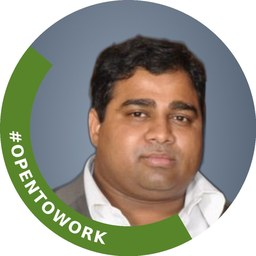
#> input picture assets/photo.jpg, 256 x 256 px
$ python generate-favicon.py --source ../assets/photo.jpg
#> lines starting #> are read from the running program, lines starting #| are printed output that depends on the picture; after the words box and inside, x2 and y2 are one past the last pixel; in counts of white or black regions, pixels touching at a corner belong together
#!/usr/bin/env python3
"""Generate circular favicons from a square LinkedIn profile photo.

Crops to the inner portrait (excluding an Open to Work ring when present),
tightens around the face, masks to a circle, and writes ICO/PNG files with
no EXIF or other metadata. The full-size source is not copied into the repo.

Usage:
  python3 scripts/generate-favicon.py --source /path/to/linkedin-photo.jpg
"""

from __future__ import annotations

import argparse
import math
from pathlib import Path

from PIL import Image, ImageDraw
from PIL.PngImagePlugin import PngInfo


# Slightly tighter than the inner portrait, and a little above center so the
# face fills 16px and 32px icons without clipping the top of the head.
FACE_FRACTION = 0.86
FACE_Y_OFFSET = -0.04


def parse_args() -> argparse.Namespace:
    root = Path(__file__).resolve().parents[1]
    parser = argparse.ArgumentParser(description=__doc__)
    parser.add_argument("--source", required=True, type=Path, help="Square source photo (not committed)")
    parser.add_argument("--outdir", type=Path, default=root / "assets", help="Directory for generated icons")
    return parser.parse_args()


def inner_portrait_radius(image: Image.Image) -> int:
    """Largest radius from the center that stays inside a green banner ring."""
    rgb = image.convert("RGB")
    pixels = rgb.load()
    width, height = rgb.size
    cx, cy = (width - 1) / 2, (height - 1) / 2
    max_r = int(min(cx, cy))

    def ring_green_fraction(radius: int, thickness: int = 3) -> float:
        total = 0
        green = 0
        for y in range(height):
            for x in range(width):
                dist = math.hypot(x - cx, y - cy)
                if abs(dist - radius) <= thickness:
                    total += 1
                    r, g, b = pixels[x, y]
                    if g > r + 20 and g > b + 20 and g > 80:
                        green += 1
        return (green / total) if total else 0.0

    for radius in range(max_r, max(max_r // 2, 1), -1):
        if ring_green_fraction(radius) < 0.02:
            return radius
    return max_r


def face_crop(image: Image.Image) -> Image.Image:
    width, height = image.size
    cx, cy = (width - 1) / 2, (height - 1) / 2
    radius = inner_portrait_radius(image)
    side = int(radius * 2 * FACE_FRACTION)
    offset_y = int(radius * FACE_Y_OFFSET)
    left = int(round(cx - side / 2))
    top = int(round(cy + offset_y - side / 2))
    left = max(0, min(left, width - side))
    top = max(0, min(top, height - side))
    return image.crop((left, top, left + side, top + side))


def apply_circle_mask(image: Image.Image) -> Image.Image:
    image = image.convert("RGBA")
    mask = Image.new("L", image.size, 0)
    # Inset by 1px so the circle edge is fully inside the square.
    ImageDraw.Draw(mask).ellipse((1, 1, image.size[0] - 2, image.size[1] - 2), fill=255)
    image.putalpha(mask)
    return image


def resize(image: Image.Image, size: int) -> Image.Image:
    return image.resize((size, size), Image.Resampling.LANCZOS)


def save_png(image: Image.Image, path: Path) -> None:
    path.parent.mkdir(parents=True, exist_ok=True)
    image.save(path, format="PNG", optimize=True, pnginfo=PngInfo())


def save_ico(image: Image.Image, path: Path, sizes: tuple[int, ...] = (16, 32, 48)) -> None:
    path.parent.mkdir(parents=True, exist_ok=True)
    frames = [resize(image, size) for size in sizes]
    frames[-1].save(
        path,
        format="ICO",
        sizes=[(size, size) for size in sizes],
        append_images=frames[:-1],
    )


def main() -> None:
    args = parse_args()
    source = args.source.expanduser().resolve()
    if not source.is_file():
        raise SystemExit(f"Source photo not found: {source}")
    outdir = args.outdir
    with Image.open(source) as original:
#> original is the input picture: PIL image 256x256 RGB; mean R, G, B 152.7, 151.1, 138.1
        rgb = original.convert("RGB")
        # Copy pixels only so EXIF and other source metadata are not carried over.
        clean = Image.frombytes("RGB", rgb.size, rgb.tobytes())
    icon = apply_circle_mask(face_crop(clean))
#> in face_crop, `radius = inner_portrait_radius(image)`: radius = 95
#> in face_crop, `side = int(radius * 2 * FACE_FRACTION)`: side = 163
#> in face_crop, `offset_y = int(radius * FACE_Y_OFFSET)`: offset_y = -3
#> in face_crop, `left = int(round(cx - side / 2))`: left = 46
#> in face_crop, `top = int(round(cy + offset_y - side / 2))`: top = 43
#> in face_crop, `return image.crop((left, top, left + side, top + side))`:
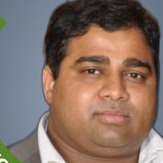
#> returned value: PIL image 163x163 RGB; mean R, G, B 133.8, 111.8, 101.3
#> in apply_circle_mask, `mask = Image.new("L", image.size, 0)`: mask: PIL image 163x163 L; every value is 0
#> in apply_circle_mask, `ImageDraw.Draw(mask).ellipse((1, 1, image.size[0] - 2, image.size[1] -..`:
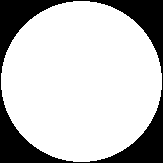
#> mask: PIL image 163x163 L; 76.5% white; 1 black region, box (x1, y1, x2, y2) and area: (0, 0, 163, 163) 6248
#> in apply_circle_mask, `image.putalpha(mask)`:
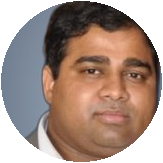
#> image: PIL image 163x163 RGBA; mean R, G, B, A 133.8, 111.8, 101.3, 195; transparent parts drawn white

    save_ico(icon, outdir / "favicon.ico", (16, 32, 48))
#> in save_ico, `frames = [resize(image, size) for size in sizes]`: frames = 3 items
#> in save_ico, `frames[-1].save( path, format="ICO", sizes=[(size, size) for size in s..`:
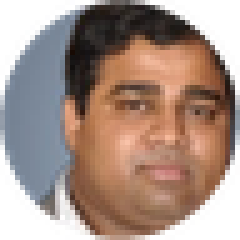
#> saved as favicon.ico: PIL image 48x48 RGBA (shown 5 times larger); mean R, G, B, A 115.2, 91.9, 81.3, 195.1; transparent parts drawn white
    save_png(resize(icon, 32), outdir / "favicon-32.png")
    apple = Image.new("RGBA", (180, 180), (247, 243, 236, 255))
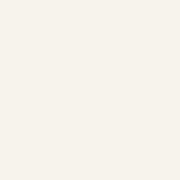
#> apple: PIL image 180x180 RGBA; mean R, G, B, A 247, 243, 236, 255
    apple.alpha_composite(resize(icon, 180))
#> in resize (call 5), `return image.resize((size, size), Image.Resampling.LANCZOS)`:
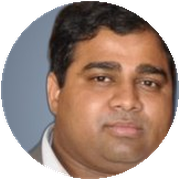
#> returned value: PIL image 180x180 RGBA; mean R, G, B, A 109.9, 87.3, 76.5, 195; transparent parts drawn white
    save_png(apple, outdir / "apple-touch-icon.png")
    save_png(resize(icon, 192), outdir / "icon-192.png")
#> in resize (call 6), `return image.resize((size, size), Image.Resampling.LANCZOS)`:
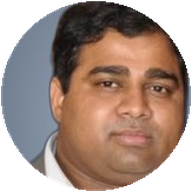
#> returned value: PIL image 192x192 RGBA; mean R, G, B, A 109.9, 87.3, 76.6, 195; transparent parts drawn white
    save_png(resize(icon, 512), outdir / "icon-512.png")
    print(f"Wrote favicon.ico, favicon-32.png, apple-touch-icon.png, icon-192.png, icon-512.png to {outdir}")


if __name__ == "__main__":
    main()
